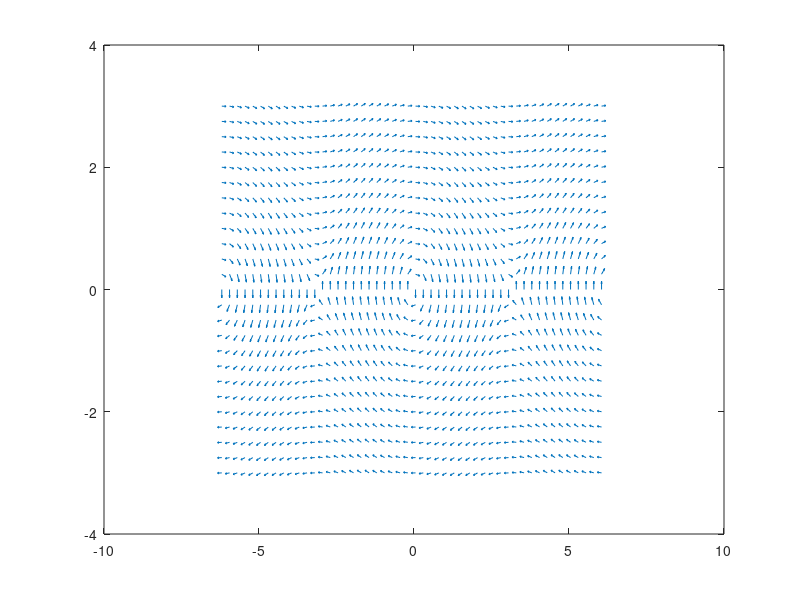

This chart was generated by the following MATLAB code: (Note: this script raises an error after producing the figure.)
%%%%%%%%%%%%%%%%%%%%%%%%%%%%%%%%%%%%%%%%%%%%%%%%%%%%%%%%%%%%%
% Direction Field and Phase Portrait for the Simple Pendulum
% Mark W. Spong
% March 20, 2021
%%%%%%%%%%%%%%%%%%%%%%%%%%%%%%%%%%%%%%%%%%%%%%%%%%%%%%%%%%%%%
figure(4)
clf
clear
[x,y]=meshgrid(-6.2:0.25:6.2,-3:0.25:3);
u = y;
v =-sin(x);
L = sqrt(u.^2 + v.^2);    %normalize the length of the arrows
q=quiver(x,y,u./L,v./L,0.4);
hold on
q.Color='black';
q.AutoScale='on';
q.MaxHeadSize=0.2;
axis([-6.2 6.2 -3 3]);
xic = [-6.0 -6.0 -6.0 -6 -2.98 -1 -1.5 6 6 6 -6 -2];
yic = [2.5 1.5 1.98 -2.5 0 0 0 -1.5 -1.98 -2.5 -1.5 0];
for ic = [xic;yic]
[t,x] = ode45(@pend,[0,22],ic);
plot(x(:,1),x(:,2),'k');
end
function dxdt = pend(~,x) % the simple pendulum equation
q1=x(1);
q1d=x(2); % x2 dot = .... q doubledot
dxdt = [q1d;-sin(q1)];
end
